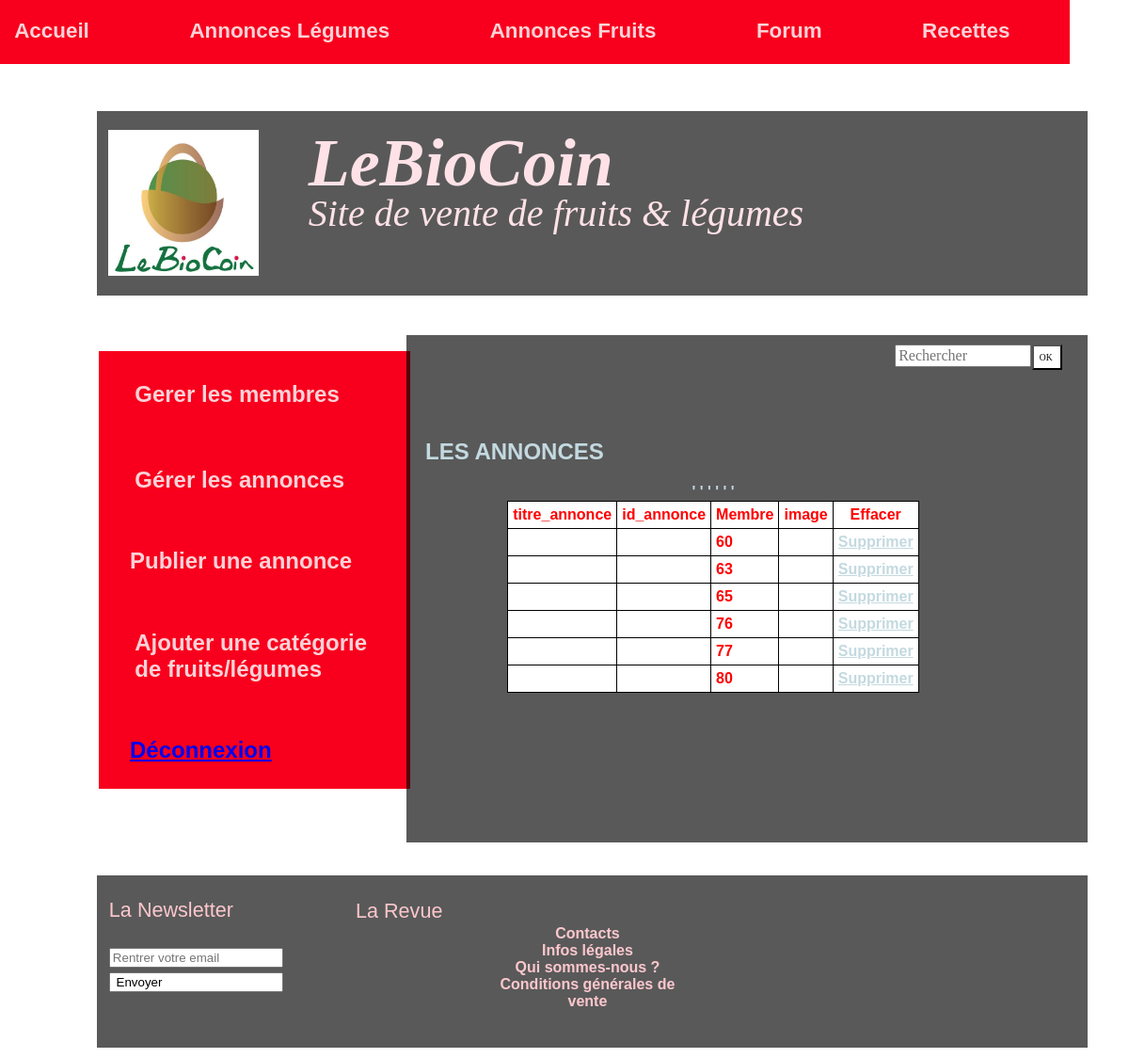
The app's page /listeannonce.php with its own data.
### tables this page shows
CREATE TABLE IF NOT EXISTS `annonce` (
  `id_annonce` int(11) NOT NULL AUTO_INCREMENT,
  `codepostal` int(5) NOT NULL,
  `ville` varchar(20) NOT NULL,
  `region` varchar(20) NOT NULL,
  `nom` varchar(12) NOT NULL,
  `mail` varchar(320) NOT NULL,
  `tel` tinyint(10) NOT NULL,
  `titre` text NOT NULL,
  `variete` varchar(20) NOT NULL,
  `photo_annonce` blob NOT NULL,
  `texte` text NOT NULL,
  `quantite` int(11) NOT NULL,
  `prix` float NOT NULL,
  `date_ajout` datetime NOT NULL,
  `id_cat_annonce` int(11) NOT NULL,
  `id_cat_produit` int(11) NOT NULL,
  PRIMARY KEY (`id_annonce`),
  KEY `id_cat_annonce` (`id_cat_annonce`),
  KEY `id_cat_produit` (`id_cat_produit`)
);

### listeannonce.php (the view, shortened to what this page needs)
<!DOCTYPE html>
<html>
    <head>
        <link rel="stylesheet" href="styles/header.css">
        <?php include("headeradmin.php"); ?>
     </head>
<?php
    try{
    $bdd= new PDO('mysql:host=127.0.0.1;dbname=mabase','root','');
    }
    catch(Exception $e) {
      die('Erreur: '.$e->getMessage());
    }
$bdd->query('DELETE FROM annonce WHERE id_annonce='.$_GET['delete'].'');
    $request=$bdd->query('SELECT * FROM annonce ORDER BY id_annonce');
    ?>
    <body>
      <div id="contenuaccueil">
    <h2>LES ANNONCES</h2>
    <center>
    <table>
      <th>titre_annonce</th>
      <th>id_annonce</th>
      <th>Membre</th>
      <th>image</th>
      <th>Effacer</th>
      <?php
      while($row = $request->fetch(PDO::FETCH_OBJ))
    {
    $image_annonce=$row->image_annonce;
    $titre_annonce= $row->titre_annonce;
    $id_annonce=$row->id_annonce;
    $id_membre= $row->id_membre;
    ?>
      <tr>
        <td><?php echo $titre_annonce ?></td>
        <td><?php echo $image_annonce ?></td>
        <td><?php echo $id_annonce ?></td>
        <td><?php echo $id_membre ?></td>
        <td><a href ="listeannonce.php?delete=<?php echo $id_annonce; ?>">Supprimer</a></td>
        </tr>'
    <?php
    }
   ?>
    </table>
    </center>
    </div>
    </body>
</html>

### styles/header.css (style rules this page uses)
body { background-image:url("http://www.google.fr/url?source=imglanding&ct=img&q=http://www.tao-mieux-etre.fr/web_images/pamplemousse-muffetflickr-cc.jpg&sa=X&ei=KadsVazYBMi1UbiwgNgM&ved=0CAkQ8wc4pgI&usg=AFQjCNHYb0JLWZ968Qpg9VzUwsZocn0uWQ"); background-attachment:fixed; background-size: cover; }
#contenuaccueil { padding:3%; padding-top:1%; font-family: Lucida Sans Unicode, Lucida Grande, sans-serif; background-color:rgba(0, 0,0, 0.0); overflow:auto; position:absolute; height:50%; width:51%; margin-top:-57.5%; margin-left: 34%; font-weight: bold; color: #C3D9E0; }
#contenuaccueil a { text-decoration: underline; color : #C3D9E0; }

### listeannonce.php (style rules this page uses)
table, th, td { border: 1px solid black; border-collapse: collapse; background-color:white; color:red; }
th, td { padding: 5px; }

### records on screen
annonce: id_annonce "60"
annonce: id_annonce "63"
annonce: id_annonce "65"
annonce: id_annonce "76"
annonce: id_annonce "77"
annonce: id_annonce "80"
